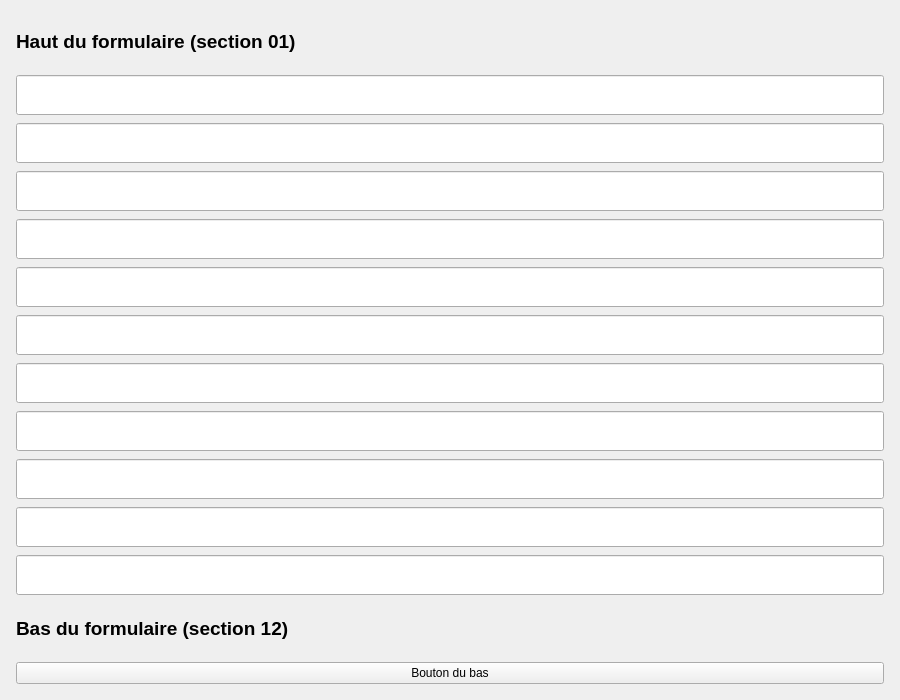
<?xml version="1.0" encoding="UTF-8"?>
<ui version="4.0">
 <class>LargeForm</class>
 <widget class="QWidget" name="LargeForm">
  <property name="geometry">
   <rect>
    <x>0</x>
    <y>0</y>
    <width>900</width>
    <height>700</height>
   </rect>
  </property>
  <property name="windowTitle">
   <string>Grand formulaire</string>
  </property>
  <layout class="QVBoxLayout" name="verticalLayout">
   <property name="spacing">
    <number>8</number>
   </property>
   <property name="leftMargin">
    <number>16</number>
   </property>
   <property name="topMargin">
    <number>16</number>
   </property>
   <property name="rightMargin">
    <number>16</number>
   </property>
   <property name="bottomMargin">
    <number>16</number>
   </property>
   <item>
    <widget class="QLabel" name="topLabel">
     <property name="font">
      <font>
       <pointsize>14</pointsize>
       <bold>true</bold>
      </font>
     </property>
     <property name="text">
      <string>Haut du formulaire (section 01)</string>
     </property>
    </widget>
   </item>
   <item>
    <widget class="QLineEdit" name="row01">
     <property name="minimumSize">
      <size>
       <width>0</width>
       <height>40</height>
      </size>
     </property>
    </widget>
   </item>
   <item>
    <widget class="QLineEdit" name="row02">
     <property name="minimumSize">
      <size>
       <width>0</width>
       <height>40</height>
      </size>
     </property>
    </widget>
   </item>
   <item>
    <widget class="QLineEdit" name="row03">
     <property name="minimumSize">
      <size>
       <width>0</width>
       <height>40</height>
      </size>
     </property>
    </widget>
   </item>
   <item>
    <widget class="QLineEdit" name="row04">
     <property name="minimumSize">
      <size>
       <width>0</width>
       <height>40</height>
      </size>
     </property>
    </widget>
   </item>
   <item>
    <widget class="QLineEdit" name="row05">
     <property name="minimumSize">
      <size>
       <width>0</width>
       <height>40</height>
      </size>
     </property>
    </widget>
   </item>
   <item>
    <widget class="QLineEdit" name="row06">
     <property name="minimumSize">
      <size>
       <width>0</width>
       <height>40</height>
      </size>
     </property>
    </widget>
   </item>
   <item>
    <widget class="QLineEdit" name="row07">
     <property name="minimumSize">
      <size>
       <width>0</width>
       <height>40</height>
      </size>
     </property>
    </widget>
   </item>
   <item>
    <widget class="QLineEdit" name="row08">
     <property name="minimumSize">
      <size>
       <width>0</width>
       <height>40</height>
      </size>
     </property>
    </widget>
   </item>
   <item>
    <widget class="QLineEdit" name="row09">
     <property name="minimumSize">
      <size>
       <width>0</width>
       <height>40</height>
      </size>
     </property>
    </widget>
   </item>
   <item>
    <widget class="QLineEdit" name="row10">
     <property name="minimumSize">
      <size>
       <width>0</width>
       <height>40</height>
      </size>
     </property>
    </widget>
   </item>
   <item>
    <widget class="QLineEdit" name="row11">
     <property name="minimumSize">
      <size>
       <width>0</width>
       <height>40</height>
      </size>
     </property>
    </widget>
   </item>
   <item>
    <widget class="QLabel" name="bottomLabel">
     <property name="font">
      <font>
       <pointsize>14</pointsize>
       <bold>true</bold>
      </font>
     </property>
     <property name="text">
      <string>Bas du formulaire (section 12)</string>
     </property>
    </widget>
   </item>
   <item>
    <widget class="QPushButton" name="bottomButton">
     <property name="text">
      <string>Bouton du bas</string>
     </property>
    </widget>
   </item>
  </layout>
 </widget>
 <resources/>
 <connections/>
</ui>
